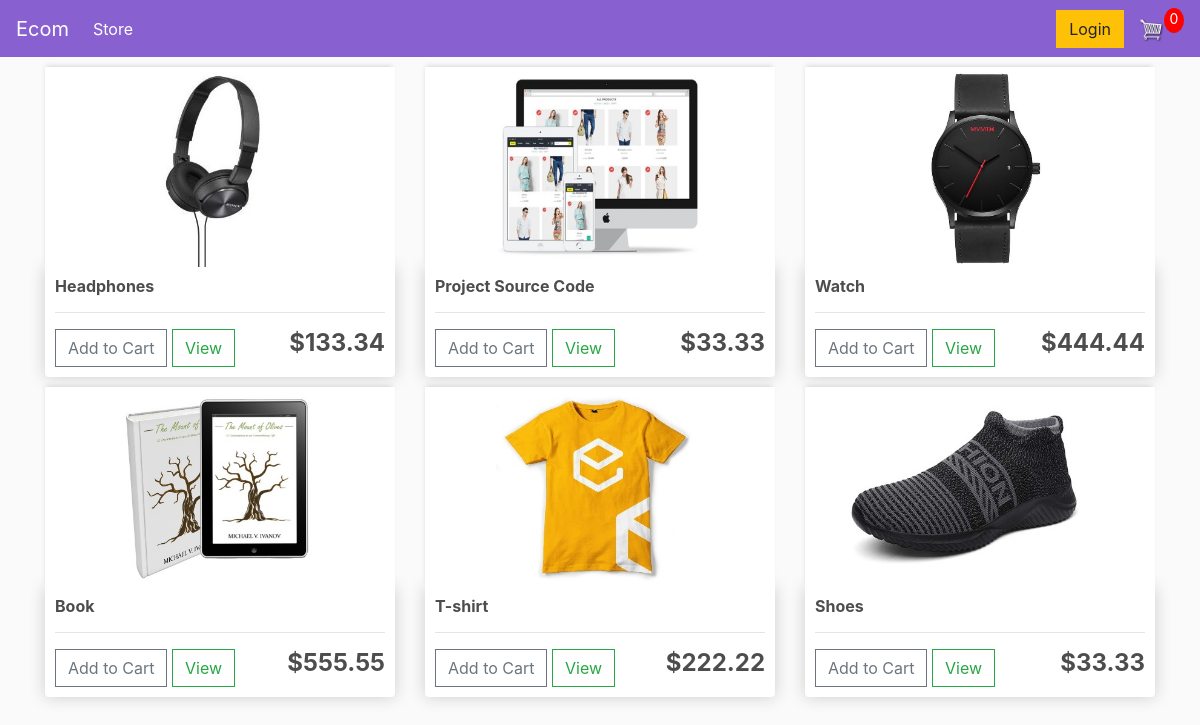
The page / on the database its author committed.
### store/models.py (models this page shows, shortened)
class Product(models.Model):
    name = models.CharField(max_length=200, null=True)
    price = models.DecimalField(max_digits=7, decimal_places=2)
    digital = models.BooleanField(default=False, null=True, blank=False)
    image = models.ImageField(null=True, blank=True)
    @property
    def imageURL(self):
        try:
            url = self.image.url
        except:
            url = ""
        return url

### store/views.py (the view)
# urls.py: path("", include('store.urls'))
def store(request):
    data = cartData(request)
    cartItems = data["cartItems"]
    products = Product.objects.all()
    return render(request, "store/store.html", {
        "products": products,
        "cartItems": cartItems,
    })

### store/utils.py (called while the page is built, shortened)
def cookieCart(request):
    try:
        cart = json.loads(request.COOKIES["cart"])
    except:
        cart = {}
    print(cart)
    items = []
    order = {"get_cart_total": 0, "get_cart_items": 0, "shipping": False}
    cartItems = order["get_cart_items"]
    return {"cartItems": cartItems, "order": order, "items": items}

def cartData(request):
    if request.user.is_authenticated:
        customer = request.user.customer
        order, created = Order.objects.get_or_create(customer=customer, complete=False)
        items = order.orderitem_set.all()
        cartItems = order.get_cart_items
    else:
        cookieData = cookieCart(request)
        cartItems = cookieData["cartItems"]
        order = cookieData["order"]
        items = cookieData["items"]
    return {"cartItems": cartItems, "order": order, "items": items}

### store/templates/store/store.html
{% extends 'store/main.html' %}
{% load static %}
{% block content %}
    <div class="row">
        {% for product in products %}
            <div class="col-lg-4">
                <img class="thumbnail" src="{{ product.imageURL }}" alt="Default">
                <div class="box-element product">
                    <h6><strong>{{ product.name }}</strong></h6>
                    <hr>
                    <button data-product="{{ product.id }}" data-action="add" class="btn btn-outline-secondary add-btn update-cart">Add to Cart</button>
                    <a href="#" class="btn btn-outline-success">View</a>
                    <h4 style="display: inline-block; float: right"><strong>${{ product.price|floatformat:2 }}</strong></h4>
                </div>
            </div>
        {% endfor %}
    </div>
{% endblock content %}

### static/css/main.css (style rules this page uses)
body { background-color: hsl(0, 0%, 98%); }
h1,h2,h3,h4,h5,h6 { color:hsl(0, 0%, 30%); }
.box-element { box-shadow:hsl(0, 0%, 80%) 0 0 16px; background-color: #fff; border-radius: 4px; padding: 10px; }
.thumbnail { width: 100%; height: 200px; -webkit-box-shadow: -1px -3px 5px -2px rgba(214,214,214,1); -moz-box-shadow: -1px -3px 5px -2px rgba(214,214,214,1); box-shadow: -1px -3px 5px -2px rgba(214,214,214,1); }
.product { border-radius: 0 0 4px 4px; }
.col-lg-4, .col-lg-6, .col-lg-8, .col-lg-12 { margin-top: 10px; }
.btn { border-radius: 0; }

### rows shown on the page
Product: imageURL (picture), name "Headphones", price "133.34"
Product: imageURL (picture), name "Project Source Code", price "33.33"
Product: imageURL (picture), name "Watch", price "444.44"
Product: imageURL (picture), name "Book", price "555.55"
Product: imageURL (picture), name "T-shirt", price "222.22"
Product: imageURL (picture), name "Shoes", price "33.33"

### other values the page prints
{{ cartItems }} "0"
